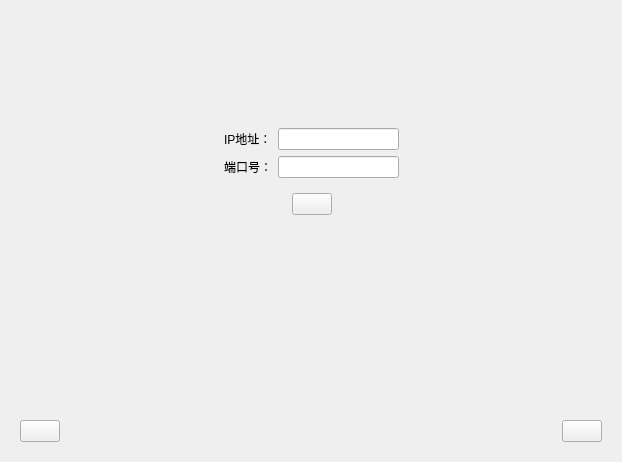
<?xml version="1.0" encoding="UTF-8"?>
<ui version="4.0">
 <class>Login</class>
 <widget class="QDialog" name="Login">
  <property name="geometry">
   <rect>
    <x>0</x>
    <y>0</y>
    <width>622</width>
    <height>462</height>
   </rect>
  </property>
  <property name="windowTitle">
   <string>Dialog</string>
  </property>
  <layout class="QVBoxLayout" name="verticalLayout_2">
   <item>
    <widget class="QStackedWidget" name="stackedWidget">
     <property name="currentIndex">
      <number>2</number>
     </property>
     <widget class="QWidget" name="page">
      <layout class="QVBoxLayout" name="verticalLayout">
       <item>
        <spacer name="verticalSpacer">
         <property name="orientation">
          <enum>Qt::Vertical</enum>
         </property>
         <property name="sizeType">
          <enum>QSizePolicy::Fixed</enum>
         </property>
         <property name="sizeHint" stdset="0">
          <size>
           <width>20</width>
           <height>90</height>
          </size>
         </property>
        </spacer>
       </item>
       <item>
        <widget class="QWidget" name="widget_3" native="true">
         <layout class="QHBoxLayout" name="horizontalLayout_2">
          <item>
           <spacer name="horizontalSpacer_3">
            <property name="orientation">
             <enum>Qt::Horizontal</enum>
            </property>
            <property name="sizeType">
             <enum>QSizePolicy::Expanding</enum>
            </property>
            <property name="sizeHint" stdset="0">
             <size>
              <width>100</width>
              <height>20</height>
             </size>
            </property>
           </spacer>
          </item>
          <item>
           <widget class="QWidget" name="widget" native="true">
            <layout class="QGridLayout" name="gridLayout">
             <item row="0" column="0">
              <widget class="QLabel" name="label">
               <property name="text">
                <string>用户名：</string>
               </property>
              </widget>
             </item>
             <item row="0" column="1">
              <widget class="QLineEdit" name="userName">
               <property name="text">
                <string/>
               </property>
              </widget>
             </item>
             <item row="1" column="0">
              <widget class="QLabel" name="label_6">
               <property name="text">
                <string>密码：</string>
               </property>
              </widget>
             </item>
             <item row="1" column="1">
              <widget class="QLineEdit" name="passWord"/>
             </item>
             <item row="2" column="0">
              <widget class="QCheckBox" name="savePwd">
               <property name="text">
                <string>记住密码</string>
               </property>
              </widget>
             </item>
             <item row="2" column="1">
              <widget class="QPushButton" name="regUser">
               <property name="text">
                <string>没有用户马上注册</string>
               </property>
              </widget>
             </item>
             <item row="3" column="0" colspan="2">
              <widget class="QWidget" name="widget_2" native="true">
               <layout class="QHBoxLayout" name="horizontalLayout">
                <item>
                 <spacer name="horizontalSpacer">
                  <property name="orientation">
                   <enum>Qt::Horizontal</enum>
                  </property>
                  <property name="sizeHint" stdset="0">
                   <size>
                    <width>59</width>
                    <height>20</height>
                   </size>
                  </property>
                 </spacer>
                </item>
                <item>
                 <widget class="QPushButton" name="loginButton">
                  <property name="text">
                   <string/>
                  </property>
                 </widget>
                </item>
                <item>
                 <spacer name="horizontalSpacer_2">
                  <property name="orientation">
                   <enum>Qt::Horizontal</enum>
                  </property>
                  <property name="sizeHint" stdset="0">
                   <size>
                    <width>58</width>
                    <height>20</height>
                   </size>
                  </property>
                 </spacer>
                </item>
               </layout>
              </widget>
             </item>
            </layout>
           </widget>
          </item>
          <item>
           <spacer name="horizontalSpacer_4">
            <property name="orientation">
             <enum>Qt::Horizontal</enum>
            </property>
            <property name="sizeHint" stdset="0">
             <size>
              <width>100</width>
              <height>20</height>
             </size>
            </property>
           </spacer>
          </item>
         </layout>
        </widget>
       </item>
       <item>
        <spacer name="verticalSpacer_2">
         <property name="orientation">
          <enum>Qt::Vertical</enum>
         </property>
         <property name="sizeHint" stdset="0">
          <size>
           <width>20</width>
           <height>152</height>
          </size>
         </property>
        </spacer>
       </item>
      </layout>
     </widget>
     <widget class="QWidget" name="page_2">
      <layout class="QVBoxLayout" name="verticalLayout_3">
       <item>
        <spacer name="verticalSpacer_3">
         <property name="orientation">
          <enum>Qt::Vertical</enum>
         </property>
         <property name="sizeType">
          <enum>QSizePolicy::Fixed</enum>
         </property>
         <property name="sizeHint" stdset="0">
          <size>
           <width>20</width>
           <height>90</height>
          </size>
         </property>
        </spacer>
       </item>
       <item>
        <widget class="QWidget" name="widget_5" native="true">
         <layout class="QHBoxLayout" name="horizontalLayout_6">
          <item>
           <spacer name="horizontalSpacer_10">
            <property name="orientation">
             <enum>Qt::Horizontal</enum>
            </property>
            <property name="sizeHint" stdset="0">
             <size>
              <width>100</width>
              <height>20</height>
             </size>
            </property>
           </spacer>
          </item>
          <item>
           <widget class="QWidget" name="widget_8" native="true">
            <layout class="QGridLayout" name="gridLayout_3">
             <item row="1" column="0">
              <widget class="QLabel" name="label_9">
               <property name="text">
                <string>密码：</string>
               </property>
              </widget>
             </item>
             <item row="1" column="1">
              <widget class="QLineEdit" name="regPasswd"/>
             </item>
             <item row="2" column="0">
              <widget class="QLabel" name="label_5">
               <property name="text">
                <string>手机号：</string>
               </property>
              </widget>
             </item>
             <item row="0" column="1">
              <widget class="QLineEdit" name="regUserName"/>
             </item>
             <item row="3" column="0" colspan="2">
              <widget class="QWidget" name="widget_9" native="true">
               <layout class="QHBoxLayout" name="horizontalLayout_7">
                <item>
                 <spacer name="horizontalSpacer_11">
                  <property name="orientation">
                   <enum>Qt::Horizontal</enum>
                  </property>
                  <property name="sizeHint" stdset="0">
                   <size>
                    <width>59</width>
                    <height>20</height>
                   </size>
                  </property>
                 </spacer>
                </item>
                <item>
                 <widget class="QPushButton" name="registerButton">
                  <property name="text">
                   <string/>
                  </property>
                 </widget>
                </item>
                <item>
                 <spacer name="horizontalSpacer_12">
                  <property name="orientation">
                   <enum>Qt::Horizontal</enum>
                  </property>
                  <property name="sizeHint" stdset="0">
                   <size>
                    <width>58</width>
                    <height>20</height>
                   </size>
                  </property>
                 </spacer>
                </item>
               </layout>
              </widget>
             </item>
             <item row="0" column="0">
              <widget class="QLabel" name="label_2">
               <property name="text">
                <string>用户名：</string>
               </property>
              </widget>
             </item>
             <item row="2" column="1">
              <widget class="QLineEdit" name="phone"/>
             </item>
            </layout>
           </widget>
          </item>
          <item>
           <spacer name="horizontalSpacer_13">
            <property name="orientation">
             <enum>Qt::Horizontal</enum>
            </property>
            <property name="sizeHint" stdset="0">
             <size>
              <width>100</width>
              <height>20</height>
             </size>
            </property>
           </spacer>
          </item>
         </layout>
        </widget>
       </item>
       <item>
        <spacer name="verticalSpacer_4">
         <property name="orientation">
          <enum>Qt::Vertical</enum>
         </property>
         <property name="sizeHint" stdset="0">
          <size>
           <width>20</width>
           <height>153</height>
          </size>
         </property>
        </spacer>
       </item>
      </layout>
     </widget>
     <widget class="QWidget" name="page_3">
      <layout class="QVBoxLayout" name="verticalLayout_4">
       <item>
        <spacer name="verticalSpacer_5">
         <property name="orientation">
          <enum>Qt::Vertical</enum>
         </property>
         <property name="sizeType">
          <enum>QSizePolicy::Fixed</enum>
         </property>
         <property name="sizeHint" stdset="0">
          <size>
           <width>20</width>
           <height>90</height>
          </size>
         </property>
        </spacer>
       </item>
       <item>
        <widget class="QWidget" name="widget_10" native="true">
         <layout class="QHBoxLayout" name="horizontalLayout_8">
          <item>
           <spacer name="horizontalSpacer_14">
            <property name="orientation">
             <enum>Qt::Horizontal</enum>
            </property>
            <property name="sizeHint" stdset="0">
             <size>
              <width>100</width>
              <height>20</height>
             </size>
            </property>
           </spacer>
          </item>
          <item>
           <widget class="QWidget" name="widget_11" native="true">
            <layout class="QGridLayout" name="gridLayout_4">
             <item row="2" column="0" colspan="2">
              <widget class="QWidget" name="widget_12" native="true">
               <layout class="QHBoxLayout" name="horizontalLayout_9">
                <item>
                 <spacer name="horizontalSpacer_15">
                  <property name="orientation">
                   <enum>Qt::Horizontal</enum>
                  </property>
                  <property name="sizeHint" stdset="0">
                   <size>
                    <width>59</width>
                    <height>20</height>
                   </size>
                  </property>
                 </spacer>
                </item>
                <item>
                 <widget class="QPushButton" name="netOkButton">
                  <property name="text">
                   <string/>
                  </property>
                 </widget>
                </item>
                <item>
                 <spacer name="horizontalSpacer_16">
                  <property name="orientation">
                   <enum>Qt::Horizontal</enum>
                  </property>
                  <property name="sizeHint" stdset="0">
                   <size>
                    <width>58</width>
                    <height>20</height>
                   </size>
                  </property>
                 </spacer>
                </item>
               </layout>
              </widget>
             </item>
             <item row="1" column="1">
              <widget class="QLineEdit" name="port"/>
             </item>
             <item row="0" column="0">
              <widget class="QLabel" name="label_7">
               <property name="text">
                <string>IP地址：</string>
               </property>
              </widget>
             </item>
             <item row="1" column="0">
              <widget class="QLabel" name="label_8">
               <property name="text">
                <string>端口号：</string>
               </property>
              </widget>
             </item>
             <item row="0" column="1">
              <widget class="QLineEdit" name="ipAddr"/>
             </item>
            </layout>
           </widget>
          </item>
          <item>
           <spacer name="horizontalSpacer_17">
            <property name="orientation">
             <enum>Qt::Horizontal</enum>
            </property>
            <property name="sizeHint" stdset="0">
             <size>
              <width>100</width>
              <height>20</height>
             </size>
            </property>
           </spacer>
          </item>
         </layout>
        </widget>
       </item>
       <item>
        <spacer name="verticalSpacer_6">
         <property name="orientation">
          <enum>Qt::Vertical</enum>
         </property>
         <property name="sizeHint" stdset="0">
          <size>
           <width>20</width>
           <height>166</height>
          </size>
         </property>
        </spacer>
       </item>
      </layout>
     </widget>
    </widget>
   </item>
   <item>
    <widget class="QWidget" name="widget_4" native="true">
     <layout class="QHBoxLayout" name="horizontalLayout_3">
      <item>
       <widget class="QPushButton" name="homeBtn">
        <property name="text">
         <string/>
        </property>
       </widget>
      </item>
      <item>
       <spacer name="horizontalSpacer_5">
        <property name="orientation">
         <enum>Qt::Horizontal</enum>
        </property>
        <property name="sizeHint" stdset="0">
         <size>
          <width>603</width>
          <height>20</height>
         </size>
        </property>
       </spacer>
      </item>
      <item>
       <widget class="QPushButton" name="netSetBtn">
        <property name="text">
         <string/>
        </property>
       </widget>
      </item>
     </layout>
    </widget>
   </item>
  </layout>
 </widget>
 <resources/>
 <connections/>
</ui>
